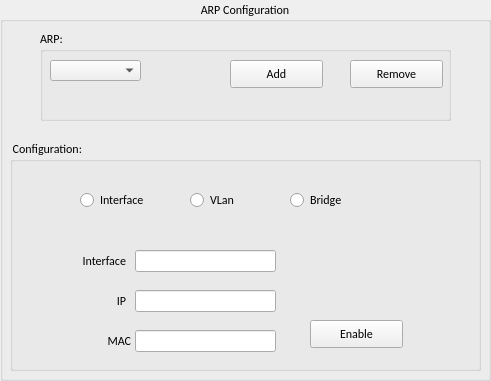
    <widget class="QGroupBox" name="arp_config">
     <property name="geometry">
      <rect>
       <x>140</x>
       <y>80</y>
       <width>491</width>
       <height>381</height>
      </rect>
     </property>
     <property name="font">
      <font>
       <family>Calibri</family>
       <pointsize>9</pointsize>
      </font>
     </property>
     <property name="title">
      <string>ARP Configuration</string>
     </property>
     <property name="alignment">
      <set>Qt::AlignCenter</set>
     </property>
     <widget class="QGroupBox" name="groupBox_10">
      <property name="geometry">
       <rect>
        <x>40</x>
        <y>30</y>
        <width>411</width>
        <height>91</height>
       </rect>
      </property>
      <property name="title">
       <string>ARP:</string>
      </property>
      <widget class="QComboBox" name="arp_comboBox">
       <property name="geometry">
        <rect>
         <x>10</x>
         <y>30</y>
         <width>91</width>
         <height>21</height>
        </rect>
       </property>
      </widget>
      <widget class="QPushButton" name="add_arp_Button">
       <property name="geometry">
        <rect>
         <x>190</x>
         <y>30</y>
         <width>93</width>
         <height>28</height>
        </rect>
       </property>
       <property name="text">
        <string>Add</string>
       </property>
      </widget>
      <widget class="QPushButton" name="remove_arp_button">
       <property name="geometry">
        <rect>
         <x>310</x>
         <y>30</y>
         <width>93</width>
         <height>28</height>
        </rect>
       </property>
       <property name="text">
        <string>Remove</string>
       </property>
      </widget>
     </widget>
     <widget class="QGroupBox" name="groupBox_11">
      <property name="geometry">
       <rect>
        <x>10</x>
        <y>140</y>
        <width>471</width>
        <height>231</height>
       </rect>
      </property>
      <property name="title">
       <string> Configuration:</string>
      </property>
      <widget class="QPushButton" name="enable_disable_arp_button">
       <property name="geometry">
        <rect>
         <x>300</x>
         <y>180</y>
         <width>93</width>
         <height>28</height>
        </rect>
       </property>
       <property name="whatsThis">
        <string>Enable = Activado 
 Disable = Desactivado</string>
       </property>
       <property name="text">
        <string>Enable</string>
       </property>
      </widget>
      <widget class="QLineEdit" name="ip_arp">
       <property name="geometry">
        <rect>
         <x>125</x>
         <y>150</y>
         <width>141</width>
         <height>22</height>
        </rect>
       </property>
      </widget>
      <widget class="QLabel" name="label_37">
       <property name="geometry">
        <rect>
         <x>35</x>
         <y>110</y>
         <width>81</width>
         <height>21</height>
        </rect>
       </property>
       <property name="text">
        <string>Interface</string>
       </property>
       <property name="alignment">
        <set>Qt::AlignRight|Qt::AlignTrailing|Qt::AlignVCenter</set>
       </property>
      </widget>
      <widget class="QLabel" name="label_39">
       <property name="geometry">
        <rect>
         <x>85</x>
         <y>150</y>
         <width>31</width>
         <height>21</height>
        </rect>
       </property>
       <property name="text">
        <string>IP</string>
       </property>
       <property name="alignment">
        <set>Qt::AlignRight|Qt::AlignTrailing|Qt::AlignVCenter</set>
       </property>
      </widget>
      <widget class="QLineEdit" name="mac_arp">
       <property name="geometry">
        <rect>
         <x>125</x>
         <y>190</y>
         <width>141</width>
         <height>22</height>
        </rect>
       </property>
      </widget>
      <widget class="QLabel" name="mac__static_route_2">
       <property name="geometry">
        <rect>
         <x>40</x>
         <y>190</y>
         <width>81</width>
         <height>21</height>
        </rect>
       </property>
       <property name="text">
        <string>MAC</string>
       </property>
       <property name="alignment">
        <set>Qt::AlignRight|Qt::AlignTrailing|Qt::AlignVCenter</set>
       </property>
      </widget>
      <widget class="QRadioButton" name="inter_arp_radioButton">
       <property name="geometry">
        <rect>
         <x>70</x>
         <y>50</y>
         <width>95</width>
         <height>20</height>
        </rect>
       </property>
       <property name="text">
        <string>Interface</string>
       </property>
      </widget>
      <widget class="QRadioButton" name="bridge_arp_radioButton">
       <property name="geometry">
        <rect>
         <x>280</x>
         <y>50</y>
         <width>95</width>
         <height>20</height>
        </rect>
       </property>
       <property name="text">
        <string>Bridge</string>
       </property>
      </widget>
      <widget class="QRadioButton" name="vlan_arp_radioButton">
       <property name="geometry">
        <rect>
         <x>180</x>
         <y>50</y>
         <width>95</width>
         <height>20</height>
        </rect>
       </property>
       <property name="text">
        <string>VLan</string>
       </property>
      </widget>
      <widget class="QLineEdit" name="interface_arp">
       <property name="geometry">
        <rect>
         <x>125</x>
         <y>110</y>
         <width>141</width>
         <height>22</height>
        </rect>
       </property>
      </widget>
     </widget>
    </widget>
